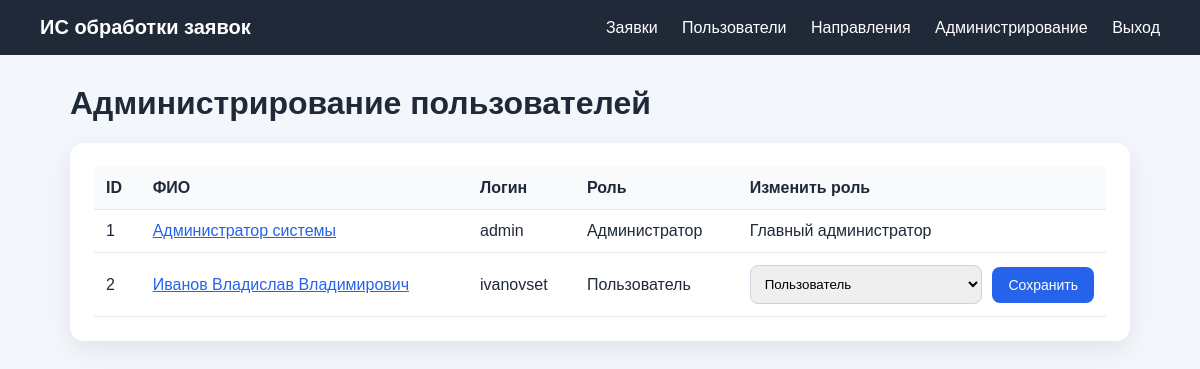
The page /admin (signed in) on the database its author committed.
### app/models.py (models this page shows)
class User(Base):
    __tablename__ = "users"
    id: Mapped[int] = mapped_column(primary_key=True, index=True)
    full_name: Mapped[str] = mapped_column(String(250), default="")
    username: Mapped[str] = mapped_column(String(50), unique=True, index=True)
    password_hash: Mapped[str] = mapped_column(String(255))
    role: Mapped[str] = mapped_column(String(20), default="user")
    created_at: Mapped[datetime] = mapped_column(DateTime, default=datetime.utcnow)
    tickets = relationship("Ticket", back_populates="author")
    comments = relationship("Comment", back_populates="author")

### app/main.py (the view)
@app.get("/admin", response_class=HTMLResponse)
def admin_panel(request: Request, db: Session = Depends(get_db), user: User = Depends(require_admin)):
    users = db.query(User).order_by(User.id).all()
    return templates.TemplateResponse(request=request, name="admin.html", context={"user": user, "users": users})

### app/templates/admin.html (shortened to what this page needs)
{% extends 'base.html' %}
{% block content %}
<h1>Администрирование пользователей</h1>
<div class="card">
    <table>
        <thead>
        <tr><th>ID</th><th>ФИО</th><th>Логин</th><th>Роль</th><th>Изменить роль</th></tr>
        </thead>
        <tbody>
        {% for item in users %}
        <tr>
            <td>{{ item.id }}</td>
            <td><a href="/users/{{ item.id }}">{{ item.full_name or item.username }}</a></td>
            <td>{{ item.username }}</td>
            <td>{{ role_name(item.role) }}</td>
            <td>
                {% if item.username != 'admin' %}
                <form method="post" action="/admin/users/{{ item.id }}/role" class="inline-form">
                    <select name="role">
                        <option value="user" {% if item.role == 'user' %}selected{% endif %}>Пользователь</option>
                    </select>
                    <button type="submit">Сохранить</button>
                </form>
                {% else %}Главный администратор{% endif %}
            </td>
        </tr>
        {% endfor %}
        </tbody>
    </table>
</div>
{% endblock %}

### app/static/style.css (style rules this page uses)
* { box-sizing: border-box; }
body { margin: 0; font-family: Arial, sans-serif; background: #f3f6fb; color: #1f2937; }
.card { background: white; border-radius: 14px; padding: 24px; box-shadow: 0 8px 24px rgba(0,0,0,.08); }
.button, button { display: inline-block; background: #2563eb; color: white; border: 0; border-radius: 8px; padding: 10px 16px; text-decoration: none; cursor: pointer; font-size: 14px; }
input, textarea, select { width: 100%; padding: 10px; border: 1px solid #cbd5e1; border-radius: 8px; }
table { width: 100%; border-collapse: collapse; }
th, td { padding: 12px; border-bottom: 1px solid #e5e7eb; text-align: left; }
th { background: #f8fafc; }
a { color: #2563eb; }
.inline-form { display: flex; gap: 10px; align-items: center; margin: 0; }
.inline-form input, .inline-form select { min-width: 180px; }

### rows shown on the page
User: id "1", full_name "Администратор системы", username "admin", role "Администратор", shows "Главный администратор"
User: id "2", full_name "Иванов Владислав Владимирович", username "ivanovset", role "Пользователь"
